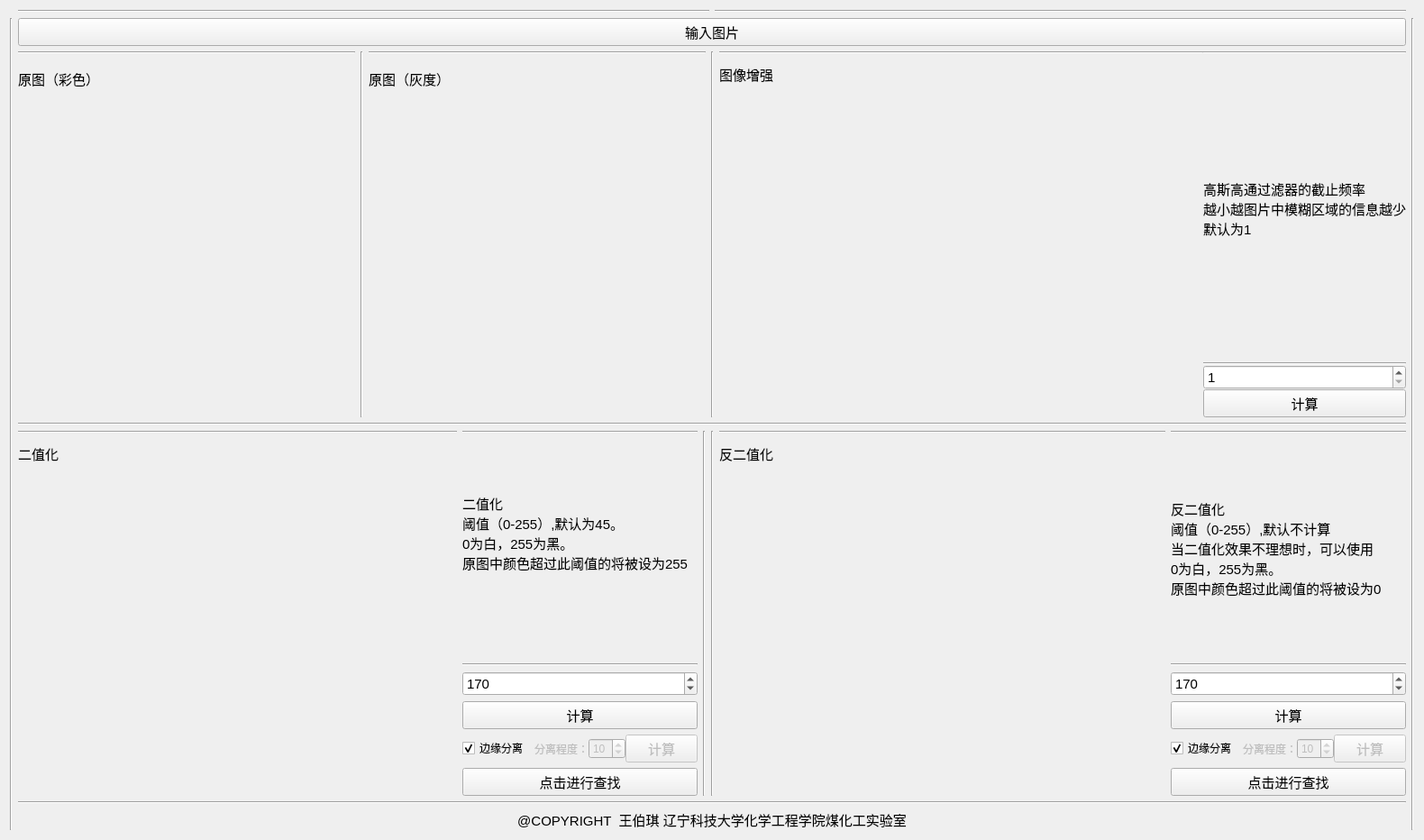
<?xml version="1.0" encoding="UTF-8"?>
<ui version="4.0">
 <class>Form</class>
 <widget class="QWidget" name="Form">
  <property name="geometry">
   <rect>
    <x>0</x>
    <y>0</y>
    <width>1580</width>
    <height>932</height>
   </rect>
  </property>
  <property name="windowTitle">
   <string>Form</string>
  </property>
  <layout class="QGridLayout" name="gridLayout">
   <item row="1" column="0">
    <widget class="Line" name="line_4">
     <property name="orientation">
      <enum>Qt::Vertical</enum>
     </property>
    </widget>
   </item>
   <item row="0" column="1">
    <widget class="Line" name="line_8">
     <property name="orientation">
      <enum>Qt::Horizontal</enum>
     </property>
    </widget>
   </item>
   <item row="1" column="3">
    <widget class="Line" name="line_5">
     <property name="orientation">
      <enum>Qt::Vertical</enum>
     </property>
    </widget>
   </item>
   <item row="0" column="2">
    <widget class="Line" name="line_9">
     <property name="orientation">
      <enum>Qt::Horizontal</enum>
     </property>
    </widget>
   </item>
   <item row="1" column="1" colspan="2">
    <layout class="QVBoxLayout" name="verticalLayout_2">
     <item>
      <layout class="QHBoxLayout" name="horizontalLayout" stretch="0">
       <property name="spacing">
        <number>0</number>
       </property>
       <property name="bottomMargin">
        <number>0</number>
       </property>
       <item>
        <widget class="QPushButton" name="button1">
         <property name="font">
          <font>
           <pointsize>11</pointsize>
          </font>
         </property>
         <property name="text">
          <string>输入图片</string>
         </property>
        </widget>
       </item>
      </layout>
     </item>
     <item>
      <layout class="QHBoxLayout" name="horizontalLayout_15" stretch="1,0,1">
       <item>
        <layout class="QHBoxLayout" name="horizontalLayout_12">
         <item>
          <layout class="QVBoxLayout" name="verticalLayout_9" stretch="0,1,8">
           <item>
            <widget class="Line" name="line_25">
             <property name="orientation">
              <enum>Qt::Horizontal</enum>
             </property>
            </widget>
           </item>
           <item>
            <widget class="QLabel" name="label_12">
             <property name="font">
              <font>
               <pointsize>11</pointsize>
              </font>
             </property>
             <property name="text">
              <string>原图（彩色）</string>
             </property>
            </widget>
           </item>
           <item>
            <widget class="MplWidget5" name="MplWidget5" native="true">
             <property name="sizeIncrement">
              <size>
               <width>153</width>
               <height>140</height>
              </size>
             </property>
             <property name="baseSize">
              <size>
               <width>153</width>
               <height>140</height>
              </size>
             </property>
            </widget>
           </item>
          </layout>
         </item>
         <item>
          <widget class="Line" name="line_22">
           <property name="orientation">
            <enum>Qt::Vertical</enum>
           </property>
          </widget>
         </item>
         <item>
          <layout class="QVBoxLayout" name="verticalLayout_10" stretch="0,1,8">
           <item>
            <widget class="Line" name="line_34">
             <property name="orientation">
              <enum>Qt::Horizontal</enum>
             </property>
            </widget>
           </item>
           <item>
            <widget class="QLabel" name="label_19">
             <property name="font">
              <font>
               <pointsize>11</pointsize>
              </font>
             </property>
             <property name="text">
              <string>原图（灰度）</string>
             </property>
            </widget>
           </item>
           <item>
            <widget class="MplWidget6" name="MplWidget6" native="true">
             <property name="sizeIncrement">
              <size>
               <width>153</width>
               <height>140</height>
              </size>
             </property>
             <property name="baseSize">
              <size>
               <width>153</width>
               <height>140</height>
              </size>
             </property>
            </widget>
           </item>
          </layout>
         </item>
        </layout>
       </item>
       <item>
        <widget class="Line" name="line_2">
         <property name="orientation">
          <enum>Qt::Vertical</enum>
         </property>
        </widget>
       </item>
       <item>
        <layout class="QHBoxLayout" name="horizontalLayout_11" stretch="10,1">
         <property name="spacing">
          <number>0</number>
         </property>
         <item>
          <layout class="QVBoxLayout" name="verticalLayout_7" stretch="0,1,8">
           <property name="spacing">
            <number>0</number>
           </property>
           <property name="bottomMargin">
            <number>0</number>
           </property>
           <item>
            <widget class="Line" name="line_21">
             <property name="orientation">
              <enum>Qt::Horizontal</enum>
             </property>
            </widget>
           </item>
           <item>
            <widget class="QLabel" name="label_14">
             <property name="font">
              <font>
               <pointsize>11</pointsize>
              </font>
             </property>
             <property name="text">
              <string>图像增强</string>
             </property>
            </widget>
           </item>
           <item>
            <widget class="MplWidget2" name="MplWidget2" native="true">
             <property name="minimumSize">
              <size>
               <width>153</width>
               <height>140</height>
              </size>
             </property>
             <property name="sizeIncrement">
              <size>
               <width>153</width>
               <height>140</height>
              </size>
             </property>
             <property name="baseSize">
              <size>
               <width>153</width>
               <height>140</height>
              </size>
             </property>
            </widget>
           </item>
          </layout>
         </item>
         <item>
          <layout class="QVBoxLayout" name="verticalLayout_8" stretch="1,8,0,2,1">
           <property name="spacing">
            <number>0</number>
           </property>
           <property name="bottomMargin">
            <number>0</number>
           </property>
           <item>
            <widget class="Line" name="line_23">
             <property name="orientation">
              <enum>Qt::Horizontal</enum>
             </property>
            </widget>
           </item>
           <item>
            <widget class="QLabel" name="label_2">
             <property name="font">
              <font>
               <pointsize>11</pointsize>
              </font>
             </property>
             <property name="text">
              <string>高斯高通过滤器的截止频率
越小越图片中模糊区域的信息越少
默认为1</string>
             </property>
            </widget>
           </item>
           <item>
            <widget class="Line" name="line_24">
             <property name="orientation">
              <enum>Qt::Horizontal</enum>
             </property>
            </widget>
           </item>
           <item>
            <widget class="QSpinBox" name="spinBox_4">
             <property name="font">
              <font>
               <pointsize>11</pointsize>
              </font>
             </property>
             <property name="minimum">
              <number>1</number>
             </property>
             <property name="maximum">
              <number>100</number>
             </property>
             <property name="value">
              <number>1</number>
             </property>
            </widget>
           </item>
           <item>
            <widget class="QPushButton" name="button2">
             <property name="font">
              <font>
               <pointsize>11</pointsize>
              </font>
             </property>
             <property name="text">
              <string>计算</string>
             </property>
            </widget>
           </item>
          </layout>
         </item>
        </layout>
       </item>
      </layout>
     </item>
     <item>
      <widget class="Line" name="line">
       <property name="orientation">
        <enum>Qt::Horizontal</enum>
       </property>
      </widget>
     </item>
     <item>
      <layout class="QHBoxLayout" name="horizontalLayout_4">
       <item>
        <layout class="QHBoxLayout" name="horizontalLayout_3" stretch="10,1,0">
         <item>
          <layout class="QVBoxLayout" name="verticalLayout_11" stretch="0,1,8">
           <property name="spacing">
            <number>0</number>
           </property>
           <item>
            <widget class="Line" name="line_14">
             <property name="orientation">
              <enum>Qt::Horizontal</enum>
             </property>
            </widget>
           </item>
           <item>
            <widget class="QLabel" name="label_18">
             <property name="font">
              <font>
               <pointsize>11</pointsize>
              </font>
             </property>
             <property name="text">
              <string>二值化</string>
             </property>
            </widget>
           </item>
           <item>
            <widget class="MplWidget7" name="MplWidget7" native="true">
             <property name="sizeIncrement">
              <size>
               <width>153</width>
               <height>140</height>
              </size>
             </property>
            </widget>
           </item>
          </layout>
         </item>
         <item>
          <layout class="QVBoxLayout" name="verticalLayout" stretch="0,1,0,2,2,2,2">
           <item>
            <widget class="Line" name="line_11">
             <property name="orientation">
              <enum>Qt::Horizontal</enum>
             </property>
            </widget>
           </item>
           <item>
            <widget class="QLabel" name="label_17">
             <property name="font">
              <font>
               <pointsize>11</pointsize>
              </font>
             </property>
             <property name="text">
              <string>二值化
阈值（0-255）,默认为45。
0为白，255为黑。
原图中颜色超过此阈值的将被设为255

</string>
             </property>
            </widget>
           </item>
           <item>
            <widget class="Line" name="line_10">
             <property name="orientation">
              <enum>Qt::Horizontal</enum>
             </property>
            </widget>
           </item>
           <item>
            <widget class="QSpinBox" name="spinBox_2">
             <property name="font">
              <font>
               <pointsize>11</pointsize>
              </font>
             </property>
             <property name="maximum">
              <number>255</number>
             </property>
             <property name="value">
              <number>170</number>
             </property>
            </widget>
           </item>
           <item>
            <widget class="QPushButton" name="button3">
             <property name="font">
              <font>
               <pointsize>11</pointsize>
              </font>
             </property>
             <property name="text">
              <string>计算</string>
             </property>
            </widget>
           </item>
           <item>
            <layout class="QHBoxLayout" name="horizontalLayout_2" stretch="0,6,6,0">
             <property name="spacing">
              <number>0</number>
             </property>
             <property name="rightMargin">
              <number>0</number>
             </property>
             <item>
              <widget class="QCheckBox" name="checkBox">
               <property name="enabled">
                <bool>true</bool>
               </property>
               <property name="text">
                <string>边缘分离  </string>
               </property>
               <property name="checked">
                <bool>true</bool>
               </property>
              </widget>
             </item>
             <item>
              <widget class="QLabel" name="label_5">
               <property name="enabled">
                <bool>false</bool>
               </property>
               <property name="text">
                <string>分离程度：</string>
               </property>
              </widget>
             </item>
             <item>
              <widget class="QSpinBox" name="spinBox_3">
               <property name="enabled">
                <bool>false</bool>
               </property>
               <property name="minimum">
                <number>1</number>
               </property>
               <property name="value">
                <number>10</number>
               </property>
              </widget>
             </item>
             <item>
              <widget class="QPushButton" name="button3_2">
               <property name="enabled">
                <bool>false</bool>
               </property>
               <property name="font">
                <font>
                 <pointsize>11</pointsize>
                </font>
               </property>
               <property name="text">
                <string>计算</string>
               </property>
              </widget>
             </item>
            </layout>
           </item>
           <item>
            <widget class="QPushButton" name="pushButton">
             <property name="font">
              <font>
               <pointsize>11</pointsize>
              </font>
             </property>
             <property name="text">
              <string>点击进行查找</string>
             </property>
            </widget>
           </item>
          </layout>
         </item>
         <item>
          <widget class="Line" name="line_13">
           <property name="orientation">
            <enum>Qt::Vertical</enum>
           </property>
          </widget>
         </item>
        </layout>
       </item>
       <item>
        <widget class="Line" name="line_3">
         <property name="orientation">
          <enum>Qt::Vertical</enum>
         </property>
        </widget>
       </item>
       <item>
        <layout class="QHBoxLayout" name="horizontalLayout_10" stretch="10,1">
         <item>
          <layout class="QVBoxLayout" name="verticalLayout_5" stretch="0,1,8">
           <property name="spacing">
            <number>0</number>
           </property>
           <item>
            <widget class="Line" name="line_16">
             <property name="orientation">
              <enum>Qt::Horizontal</enum>
             </property>
            </widget>
           </item>
           <item>
            <widget class="QLabel" name="label_16">
             <property name="enabled">
              <bool>true</bool>
             </property>
             <property name="font">
              <font>
               <pointsize>11</pointsize>
              </font>
             </property>
             <property name="text">
              <string>反二值化</string>
             </property>
            </widget>
           </item>
           <item>
            <widget class="MplWidget" name="MplWidget" native="true">
             <property name="minimumSize">
              <size>
               <width>153</width>
               <height>140</height>
              </size>
             </property>
             <property name="sizeIncrement">
              <size>
               <width>153</width>
               <height>140</height>
              </size>
             </property>
             <property name="baseSize">
              <size>
               <width>153</width>
               <height>140</height>
              </size>
             </property>
            </widget>
           </item>
          </layout>
         </item>
         <item>
          <layout class="QVBoxLayout" name="verticalLayout_6" stretch="0,1,0,2,2,2,2">
           <property name="spacing">
            <number>6</number>
           </property>
           <property name="sizeConstraint">
            <enum>QLayout::SetNoConstraint</enum>
           </property>
           <property name="leftMargin">
            <number>0</number>
           </property>
           <property name="bottomMargin">
            <number>0</number>
           </property>
           <item>
            <widget class="Line" name="line_15">
             <property name="orientation">
              <enum>Qt::Horizontal</enum>
             </property>
            </widget>
           </item>
           <item>
            <widget class="QLabel" name="label">
             <property name="font">
              <font>
               <pointsize>11</pointsize>
              </font>
             </property>
             <property name="text">
              <string>反二值化
阈值（0-255）,默认不计算
当二值化效果不理想时，可以使用
0为白，255为黑。
原图中颜色超过此阈值的将被设为0</string>
             </property>
            </widget>
           </item>
           <item>
            <widget class="Line" name="line_17">
             <property name="orientation">
              <enum>Qt::Horizontal</enum>
             </property>
            </widget>
           </item>
           <item>
            <widget class="QSpinBox" name="spinBox">
             <property name="font">
              <font>
               <pointsize>11</pointsize>
              </font>
             </property>
             <property name="maximum">
              <number>255</number>
             </property>
             <property name="value">
              <number>170</number>
             </property>
            </widget>
           </item>
           <item>
            <widget class="QPushButton" name="button4">
             <property name="font">
              <font>
               <pointsize>11</pointsize>
              </font>
             </property>
             <property name="text">
              <string>计算</string>
             </property>
            </widget>
           </item>
           <item>
            <layout class="QHBoxLayout" name="_2" stretch="0,6,6,0">
             <property name="spacing">
              <number>0</number>
             </property>
             <item>
              <widget class="QCheckBox" name="checkBox_2">
               <property name="enabled">
                <bool>true</bool>
               </property>
               <property name="text">
                <string>边缘分离  </string>
               </property>
               <property name="checked">
                <bool>true</bool>
               </property>
              </widget>
             </item>
             <item>
              <widget class="QLabel" name="label_4">
               <property name="enabled">
                <bool>false</bool>
               </property>
               <property name="text">
                <string>分离程度：</string>
               </property>
              </widget>
             </item>
             <item>
              <widget class="QSpinBox" name="spinBox_5">
               <property name="enabled">
                <bool>false</bool>
               </property>
               <property name="minimum">
                <number>1</number>
               </property>
               <property name="value">
                <number>10</number>
               </property>
              </widget>
             </item>
             <item>
              <widget class="QPushButton" name="button4_2">
               <property name="enabled">
                <bool>false</bool>
               </property>
               <property name="font">
                <font>
                 <pointsize>11</pointsize>
                </font>
               </property>
               <property name="text">
                <string>计算</string>
               </property>
              </widget>
             </item>
            </layout>
           </item>
           <item>
            <widget class="QPushButton" name="pushButton_2">
             <property name="font">
              <font>
               <pointsize>11</pointsize>
              </font>
             </property>
             <property name="text">
              <string>点击进行查找</string>
             </property>
            </widget>
           </item>
          </layout>
         </item>
        </layout>
       </item>
      </layout>
     </item>
     <item>
      <widget class="Line" name="line_7">
       <property name="orientation">
        <enum>Qt::Horizontal</enum>
       </property>
      </widget>
     </item>
     <item>
      <widget class="QLabel" name="label_3">
       <property name="font">
        <font>
         <pointsize>11</pointsize>
        </font>
       </property>
       <property name="text">
        <string>@COPYRIGHT  王伯琪 辽宁科技大学化学工程学院煤化工实验室</string>
       </property>
       <property name="alignment">
        <set>Qt::AlignCenter</set>
       </property>
       <property name="wordWrap">
        <bool>false</bool>
       </property>
      </widget>
     </item>
    </layout>
   </item>
  </layout>
 </widget>
 <customwidgets>
  <customwidget>
   <class>MplWidget</class>
   <extends>QWidget</extends>
   <header>mplwidget.h</header>
   <container>1</container>
  </customwidget>
  <customwidget>
   <class>MplWidget2</class>
   <extends>QWidget</extends>
   <header>mplwidget2.h</header>
   <container>1</container>
  </customwidget>
  <customwidget>
   <class>MplWidget5</class>
   <extends>QWidget</extends>
   <header>mplwidget5.h</header>
   <container>1</container>
  </customwidget>
  <customwidget>
   <class>MplWidget6</class>
   <extends>QWidget</extends>
   <header>mplwidget6.h</header>
   <container>1</container>
  </customwidget>
  <customwidget>
   <class>MplWidget7</class>
   <extends>QWidget</extends>
   <header>mplwidget7.h</header>
   <container>1</container>
  </customwidget>
 </customwidgets>
 <resources/>
 <connections/>
</ui>
